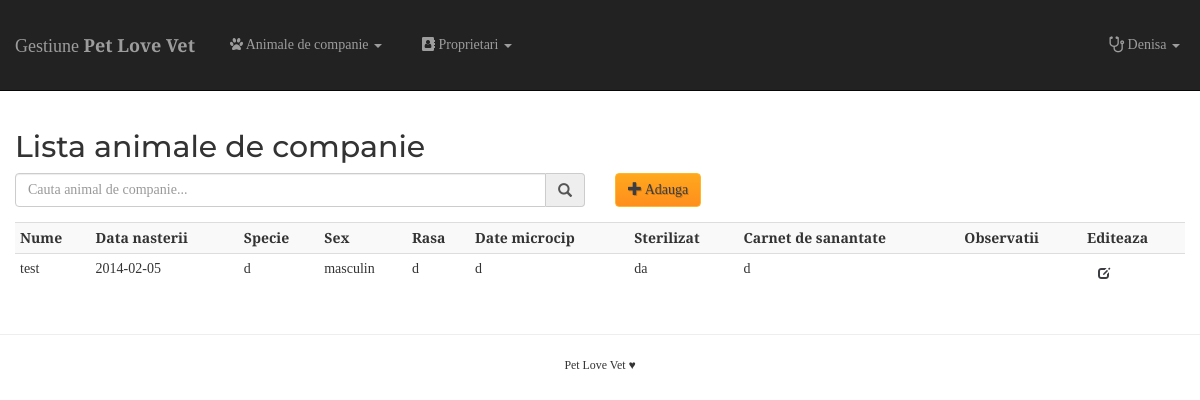
The app's page /pets.php (signed in), older data.
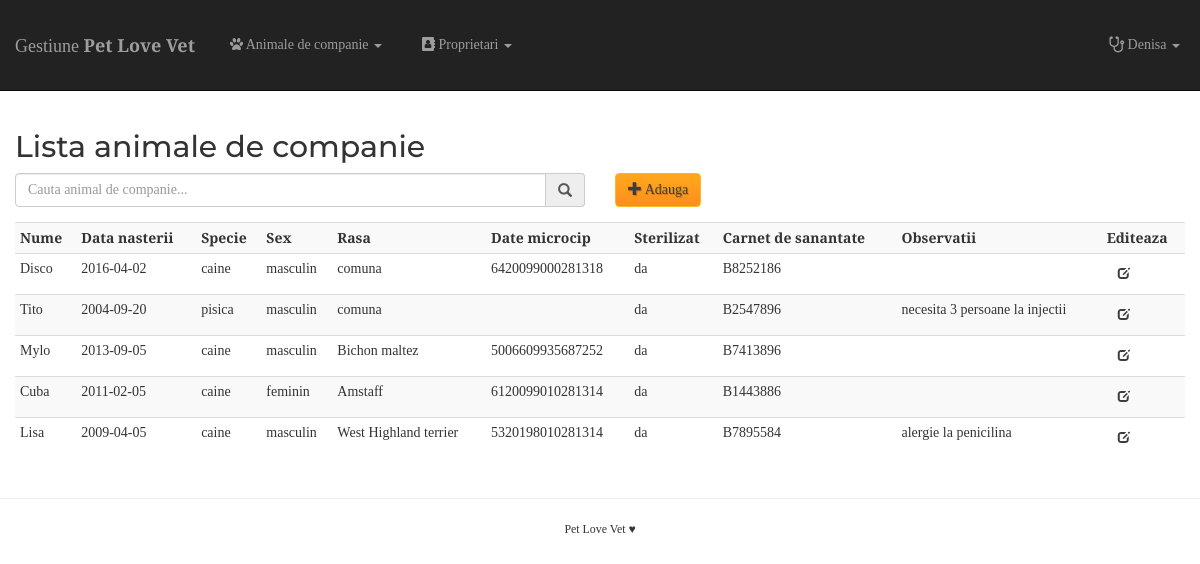
The same page, newer data.
### tables this page shows
CREATE TABLE `pet_info` (
  `id` int(11) NOT NULL,
  `pet_name` varchar(30) NOT NULL,
  `pet_dob` date NOT NULL,
  `pet_species` varchar(30) NOT NULL,
  `gender` varchar(10) NOT NULL,
  `pet_breed` varchar(40) NOT NULL,
  `cip_data` varchar(40) DEFAULT NULL,
  `steryl` varchar(10) NOT NULL,
  `pet_pass` varchar(40) DEFAULT NULL,
  `id_owner` int(11) NOT NULL,
  `obs` varchar(255) DEFAULT NULL
);

### pets.php (the view, shortened to what this page needs)
<?php
include('includes/connection.php');
$query = "SELECT * FROM pet_info";
$result = mysqli_query( $conn, $query );
include('header.php');
?>
    <div class="container-fluid">
        <h2>Lista animale de companie</h2>
        <div class="row">
            <div class="col-xs-12 col-sm-6">
                    <div class="form-group">
                        <div class="input-group">
                            <input type="text" class="form-control" name="pet_search" id="pet_search" placeholder="Cauta animal de companie...">
                                <span class="input-group-addon"><i class="glyphicon glyphicon-search"></i></span>
                        </div>
                    </div>
            </div>
            <div class="col-xs-12 col-sm-6">
                <a href="add_p.php" type="button" class="btn management-button"><span class="glyphicon glyphicon-plus"></span> Adauga</a>
            </div>
        </div>
        <div class="row">
            <div class="col-sm-12">
                <table class="table table-striped table-responsive table-condensed" id="pet_table">
                    <tr>
                        <th>Nume</th>
                        <th>Data nasterii</th>
                        <th>Specie</th>
                        <th>Sex</th>
                        <th>Rasa</th>
                        <th>Date microcip</th>
                        <th>Sterilizat</th>
                        <th>Carnet de sanantate</th>
                        <th>Observatii</th>
                        <th>Editeaza</th>
                    </tr>
                    <?php
                    if( mysqli_num_rows($result) > 0 ) {
                        while( $row = mysqli_fetch_assoc($result) ) {
                            echo "<tr>";
                            echo "<td>" . $row['pet_name'] . "</td>
                                    <td>" . $row['pet_dob'] . "</td>
                                    <td>" . $row['pet_species'] . "</td>
                                    <td>" . $row['gender'] . "</td>
                                    <td>" . $row['pet_breed'] . "</td>
                                    <td>" . $row['cip_data'] . "</td>
                                    <td>" . $row['steryl'] . "</td>
                                    <td>" . $row['pet_pass'] . "</td>
                                    <td>" . $row['obs'] . "</td>";
                            echo '<td><a href="edit_p.php?id=' . $row['id'] . '" type="button" class="btn btn-sm">
                                    <span class="glyphicon glyphicon-edit"></span>
                                    </a></td>';
                            echo "</tr>";
                        }
                    } else {
                        echo "<div class='alert alert-warning'>Nu s-au gasit pacienti!</div>";
                    }
                    ?>
                </table>
            </div>
        </div>
    </div>
    <footer class="text-center">
        <hr>
        <small>Pet Love Vet &hearts;</small>
    </footer>
</body>
</html>

Row changes from the older to the newer data that the page shows:
changed pet_info: pet_name "test" → "Disco"; pet_dob "2014-02-05" → "2016-04-02"; pet_species "d" → "caine"; pet_breed "d" → "comuna"; cip_data "d" → "6420099000281318"; pet_pass "d" → "B8252186"
added pet_info: pet_name "Tito", pet_dob "2004-09-20", pet_species "pisica", gender "masculin", pet_breed "comuna", steryl "da", pet_pass "B2547896", obs "necesita 3 persoane la injectii"
added pet_info: pet_name "Mylo", pet_dob "2013-09-05", pet_species "caine", gender "masculin", pet_breed "Bichon maltez", cip_data "5006609935687252", steryl "da", pet_pass "B7413896"
added pet_info: pet_name "Cuba", pet_dob "2011-02-05", pet_species "caine", gender "feminin", pet_breed "Amstaff", cip_data "6120099010281314", steryl "da", pet_pass "B1443886"
added pet_info: pet_name "Lisa", pet_dob "2009-04-05", pet_species "caine", gender "masculin", pet_breed "West Highland terrier", cip_data "5320198010281314", steryl "da", pet_pass "B7895584", obs "alergie la penicilina"
